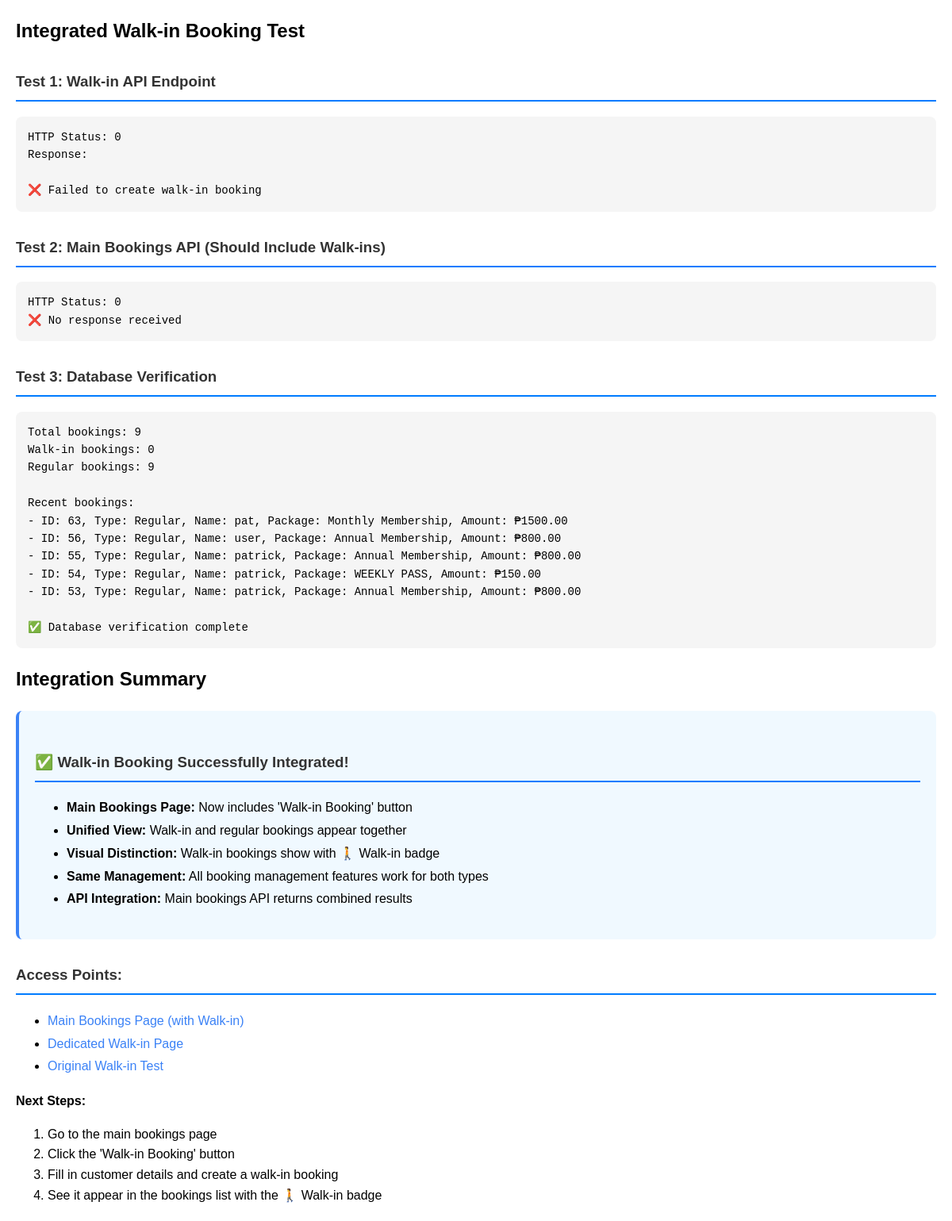
/test-integrated-walkin.php, run on an earlier commit of the app's database.
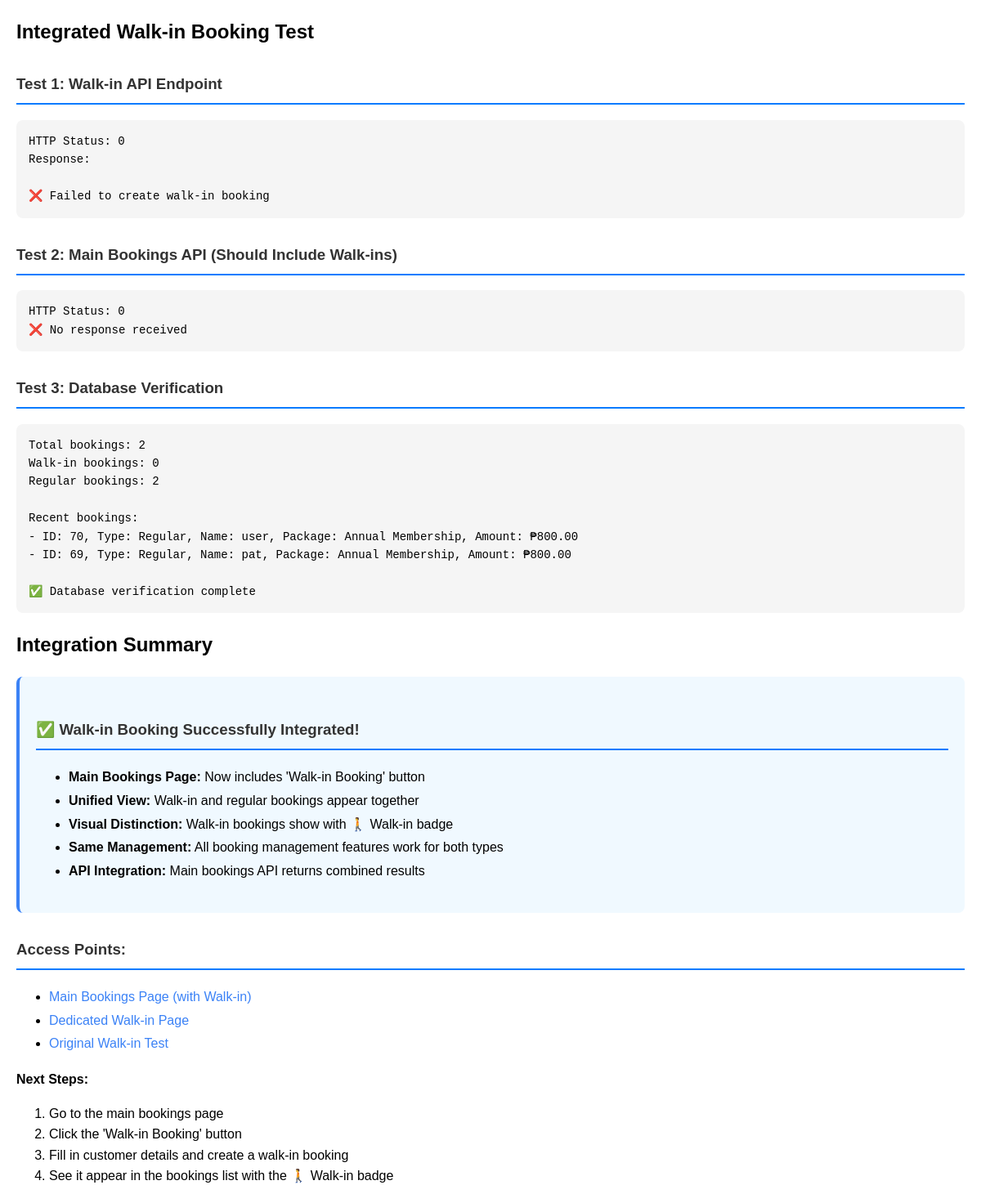
And on a later commit of the database.
### tables this page shows
CREATE TABLE IF NOT EXISTS `bookings` (
  `id` int NOT NULL AUTO_INCREMENT,
  `user_id` int DEFAULT NULL,
  `name` varchar(100) NOT NULL,
  `email` varchar(100) NOT NULL,
  `contact` varchar(50) DEFAULT NULL,
  `package_id` int DEFAULT NULL,
  `trainer_id` int DEFAULT NULL,
  `is_upgrade` tinyint(1) DEFAULT '0',
  `package_name` varchar(100) DEFAULT NULL,
  `amount` decimal(10,2) NOT NULL,
  `booking_date` date DEFAULT NULL,
  `expires_at` datetime DEFAULT NULL,
  `status` enum('pending','verified','rejected') DEFAULT 'pending',
  `verified_at` timestamp NULL DEFAULT NULL,
  `receipt_url` varchar(255) DEFAULT NULL,
  `invoice_url` varchar(255) DEFAULT NULL,
  `notes` text,
  `created_at` timestamp NULL DEFAULT CURRENT_TIMESTAMP,
  `updated_at` timestamp NULL DEFAULT CURRENT_TIMESTAMP ON UPDATE CURRENT_TIMESTAMP,
  PRIMARY KEY (`id`),
  KEY `idx_status` (`status`),
  KEY `idx_created_at` (`created_at`),
  KEY `idx_user_id` (`user_id`),
  KEY `idx_package_id` (`package_id`),
  KEY `fk_booking_trainer` (`trainer_id`)
);

### test-integrated-walkin.php (the view, shortened to what this page needs)
<?php
echo "<h2>Integrated Walk-in Booking Test</h2>";
echo "<h3>Test 1: Walk-in API Endpoint</h3>";
echo "<pre>";
$ch = curl_init();
$response = curl_exec($ch);
$httpCode = curl_getinfo($ch, CURLINFO_HTTP_CODE);
echo "HTTP Status: $httpCode\n";
echo "Response: $response\n\n";
$result = json_decode($response, true);
if ($result && $result['success']) {
    echo "✅ Walk-in booking created successfully!\n";
    echo "Booking ID: " . $result['data']['id'] . "\n";
} else {
    echo "❌ Failed to create walk-in booking\n";
}
echo "</pre>";
echo "<h3>Test 2: Main Bookings API (Should Include Walk-ins)</h3>";
echo "<pre>";
$ch = curl_init();
$response = curl_exec($ch);
$httpCode = curl_getinfo($ch, CURLINFO_HTTP_CODE);
echo "HTTP Status: $httpCode\n";
if ($response) {
    $result = json_decode($response, true);
    if ($result && $result['success']) {
        echo "✅ Retrieved " . count($result['data']) . " total bookings\n";
        $walkinCount = 0;
        $regularCount = 0;
        foreach ($result['data'] as $booking) {
            if ($booking['is_walkin']) {
                $walkinCount++;
                echo "Walk-in found: ID {$booking['id']}, Name: {$booking['name']}, Package: {$booking['package_name']}\n";
            } else {
                $regularCount++;
            }
        }
        echo "\nSummary:\n";
        echo "- Walk-in bookings: $walkinCount\n";
        echo "- Regular bookings: $regularCount\n";
        echo "- Total: " . ($walkinCount + $regularCount) . "\n";
        if ($walkinCount > 0) {
            echo "\n✅ Integration successful! Walk-in bookings are included in main bookings API\n";
        } else {
            echo "\n⚠️  No walk-in bookings found. Make sure to create one first.\n";
        }
    } else {
        echo "❌ Failed to retrieve bookings\n";
        echo "Response: $response\n";
    }
} else {
    echo "❌ No response received\n";
}
echo "</pre>";
echo "<h3>Test 3: Database Verification</h3>";
echo "<pre>";
try {
    $conn = getDBConnection();
    $sql = "SELECT COUNT(*) as total FROM bookings";
    $result = $conn->query($sql);
    $row = $result->fetch_assoc();
    echo "Total bookings: " . $row['total'] . "\n";
    $sql = "SELECT COUNT(*) as walkin_count FROM bookings WHERE user_id IS NULL";
    $result = $conn->query($sql);
    $row = $result->fetch_assoc();
    echo "Walk-in bookings: " . $row['walkin_count'] . "\n";
    $sql = "SELECT COUNT(*) as regular_count FROM bookings WHERE user_id IS NOT NULL";
    $result = $conn->query($sql);
    $row = $result->fetch_assoc();
    echo "Regular bookings: " . $row['regular_count'] . "\n";
    $sql = "SELECT id, name, email, package_name, amount, status,
                   CASE WHEN user_id IS NULL THEN 'Walk-in' ELSE 'Regular' END as booking_type,
                   created_at
            FROM bookings ORDER BY created_at DESC LIMIT 5";
    $result = $conn->query($sql);
    if ($result->num_rows > 0) {
        echo "\nRecent bookings:\n";
        while ($row = $result->fetch_assoc()) {
            echo "- ID: {$row['id']}, Type: {$row['booking_type']}, Name: {$row['name']}, Package: {$row['package_name']}, Amount: ₱{$row['amount']}\n";
        }
    }
    echo "\n✅ Database verification complete\n";
} catch (Exception $e) {
    echo "❌ Database error: " . $e->getMessage() . "\n";
}
echo "</pre>";
echo "<h2>Integration Summary</h2>";
echo "<div style='background: #f0f9ff; padding: 20px; border-radius: 8px; border-left: 4px solid #3b82f6;'>";
echo "<h3>✅ Walk-in Booking Successfully Integrated!</h3>";
echo "<ul>";
echo "<li><strong>Main Bookings Page:</strong> Now includes 'Walk-in Booking' button</li>";
echo "<li><strong>Unified View:</strong> Walk-in and regular bookings appear together</li>";
echo "<li><strong>Visual Distinction:</strong> Walk-in bookings show with 🚶 Walk-in badge</li>";
echo "<li><strong>Same Management:</strong> All booking management features work for both types</li>";
echo "<li><strong>API Integration:</strong> Main bookings API returns combined results</li>";
echo "</ul>";
echo "</div>";
echo "<h3>Access Points:</h3>";
echo "<ul>";
echo "<li><a href='views/admin/bookings.php' target='_blank'>Main Bookings Page (with Walk-in)</a></li>";
echo "<li><a href='views/admin/walkin-bookings.php' target='_blank'>Dedicated Walk-in Page</a></li>";
echo "<li><a href='test-walkin.php' target='_blank'>Original Walk-in Test</a></li>";
echo "</ul>";
echo "<p><strong>Next Steps:</strong></p>";
echo "<ol>";
echo "<li>Go to the main bookings page</li>";
echo "<li>Click the 'Walk-in Booking' button</li>";
echo "<li>Fill in customer details and create a walk-in booking</li>";
echo "<li>See it appear in the bookings list with the 🚶 Walk-in badge</li>";
echo "</ol>";
?>
<!DOCTYPE html>
<html>
<head>
</head>
<body>
</body>
</html>

### test-integrated-walkin.php (style rules this page uses)
body { font-family: Arial, sans-serif; margin: 20px; line-height: 1.6; }
pre { background: #f5f5f5; padding: 15px; border-radius: 8px; overflow-x: auto; font-size: 14px; }
h3 { color: #333; border-bottom: 2px solid #007bff; padding-bottom: 8px; margin-top: 30px; }
ul { line-height: 1.8; }
a { color: #3b82f6; text-decoration: none; }

What changed in the data, as far as the page shows it:
removed bookings: id "63", booking_type "Regular", name "pat", package_name "Monthly Membership", amount "1500.00"
removed bookings: id "56", booking_type "Regular", name "user", package_name "Annual Membership", amount "800.00"
removed bookings: id "55", booking_type "Regular", name "patrick", package_name "Annual Membership", amount "800.00"
removed bookings: id "54", booking_type "Regular", name "patrick", package_name "WEEKLY PASS", amount "150.00"
removed bookings: id "53", booking_type "Regular", name "patrick", package_name "Annual Membership", amount "800.00"
added bookings: id "70", booking_type "Regular", name "user", package_name "Annual Membership", amount "800.00"
added bookings: id "69", booking_type "Regular", name "pat", package_name "Annual Membership", amount "800.00"
Also different on the page:
$row['total']: "9" → "2"
$row['regular_count']: "9" → "2"
